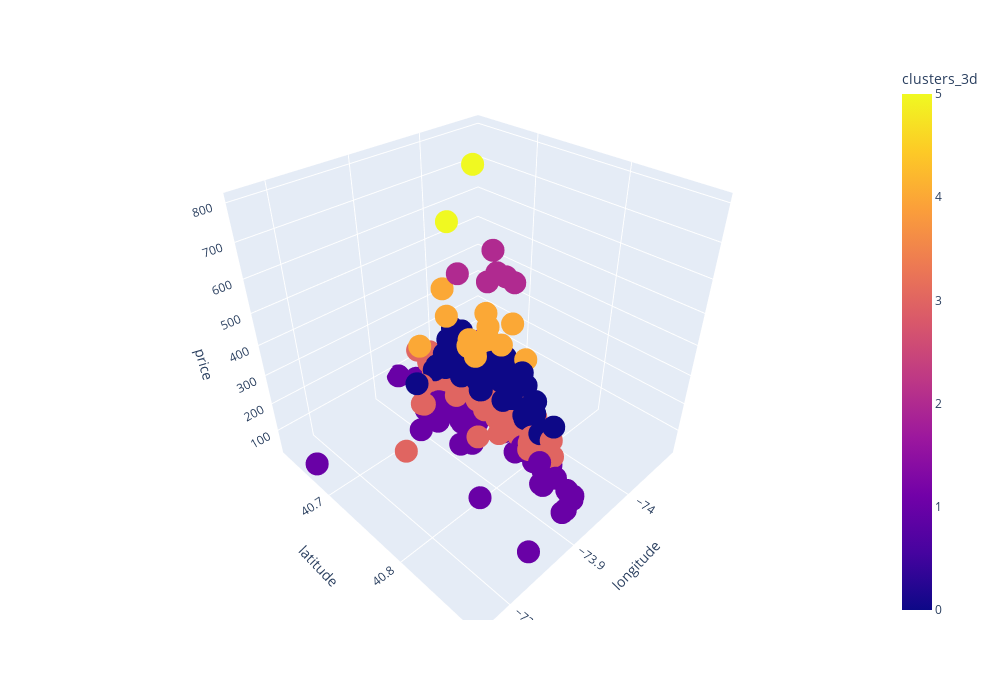

Notebook code cell kept with this figure:
### Code cell
import plotly
import plotly.express as px

fig = px.scatter_3d(
    data_frame=df, 
    x = 'longitude', 
    y = 'latitude', 
    z = 'price', 
    color='clusters_3d', 

    width=1000,
    height=700
)

fig.show()

### Figure 1 — Plotly figure (JSON) as saved in the notebook; plotly's stock layout.template omitted (floating-point values rounded to 4 significant figures; data arrays with more than 128 entries replaced by an {"elided": "..."} marker saying what was removed)
{"data": [{"hovertemplate": "longitude=%{x}<br>latitude=%{y}<br>price=%{z}<br>clusters_3d=%{marker.color}<extra></extra>", "legendgroup": "", "marker": {"color": {"elided": "350 int values"}, "coloraxis": "coloraxis", "symbol": "circle"}, "mode": "markers", "name": "", "scene": "scene", "showlegend": false, "type": "scatter3d", "x": {"elided": "350 float values"}, "y": {"elided": "350 float values"}, "z": {"elided": "350 int values"}}], "layout": {"coloraxis": {"colorbar": {"title": {"text": "clusters_3d"}}, "colorscale": [[0, "#0d0887"], [0.1111, "#46039f"], [0.2222, "#7201a8"], [0.3333, "#9c179e"], [0.4444, "#bd3786"], [0.5556, "#d8576b"], [0.6667, "#ed7953"], [0.7778, "#fb9f3a"], [0.8889, "#fdca26"], [1, "#f0f921"]]}, "height": 700, "legend": {"tracegroupgap": 0}, "margin": {"t": 60}, "scene": {"domain": {"x": [0, 1], "y": [0, 1]}, "xaxis": {"title": {"text": "longitude"}}, "yaxis": {"title": {"text": "latitude"}}, "zaxis": {"title": {"text": "price"}}}, "width": 1000}}
